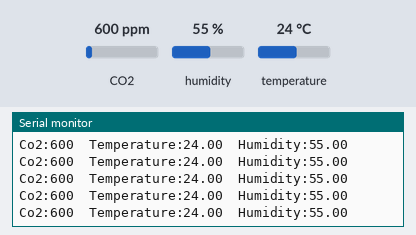
Recording of a sketch running on a simulated ESP8266 (NodeMCU). Parts: the last lines printed to the serial monitor. Inputs (shaded band) come from the test bench; at power-on: CO2 600 ppm, humidity 55 %, temperature 24 °C. WiFi joins after 1.5 s; servers stay silent unless stated.

Above: at 2.7 s.
2.8 s: CO2 set to 452 ppm
At 2.82 s:
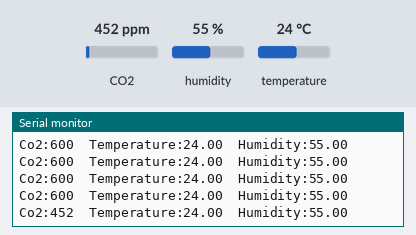
4.3 s: humidity set to 22 %
At 4.34 s:
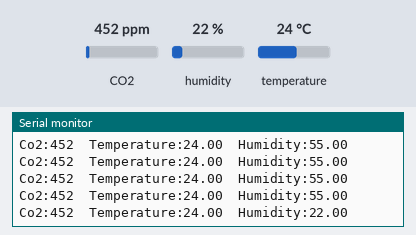
5.8 s: temperature set to 12 °C
At 5.86 s:
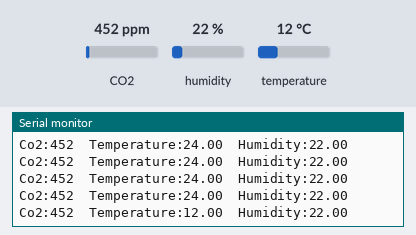

The sketch:

HelloServerWithScd4x002.ino
```cpp
#include <ESP8266WiFi.h>
//#include <ESP8266WebServer.h>

#include <Arduino.h>
#include <SensirionI2CScd4x.h>
#include <Wire.h>

SensirionI2CScd4x scd4x;

//ESP8266WebServer server(80);
WiFiServer server(80);

uint16_t global_co2 = 0;


void printUint16Hex(uint16_t value) {
    Serial.print(value < 4096 ? "0" : "");
    Serial.print(value < 256 ? "0" : "");
    Serial.print(value < 16 ? "0" : "");
    Serial.print(value, HEX);
}

void printSerialNumber(uint16_t serial0, uint16_t serial1, uint16_t serial2) {
    Serial.print("Serial: 0x");
    printUint16Hex(serial0);
    printUint16Hex(serial1);
    printUint16Hex(serial2);
    Serial.println();
}

IRAM_ATTR void SendData()
{
    //char cstr[16];
    //sprintf(cstr, "%d", global_co2);
    //server.send(200, "text/plain", cstr);
}

void setupSensirion()
{
Wire.begin();

    uint16_t error;
    char errorMessage[256];

    scd4x.begin(Wire);

    // stop potentially previously started measurement
    error = scd4x.stopPeriodicMeasurement();
    if (error) {
        Serial.print("Error trying to execute stopPeriodicMeasurement(): ");
        errorToString(error, errorMessage, 256);
        Serial.println(errorMessage);
    }

    uint16_t serial0;
    uint16_t serial1;
    uint16_t serial2;
    error = scd4x.getSerialNumber(serial0, serial1, serial2);
    if (error) {
        Serial.print("Error trying to execute getSerialNumber(): ");
        errorToString(error, errorMessage, 256);
        Serial.println(errorMessage);
    } else {
        printSerialNumber(serial0, serial1, serial2);
    }

    // Start Measurement
    error = scd4x.startPeriodicMeasurement();
    if (error) {
        Serial.print("Error trying to execute startPeriodicMeasurement(): ");
        errorToString(error, errorMessage, 256);
        Serial.println(errorMessage);
    }

    Serial.println("Waiting for first measurement... (5 sec)");
}


void setup() {
  ESP.wdtEnable(65000);

      Serial.begin(115200);
    while (!Serial) {
        delay(100);
    }
    setupSensirion();
  Serial.println("ESP starts");

  //WiFi.setOutputPower(19.25);
  WiFi.setOutputPower(18);

  WiFi.mode(WIFI_STA);
  //WiFi.begin("Panfilova_85","70544500z");

  WiFi.begin("Galaxy A12 Vlad","london3231");
  Serial.print("Connecting...");
  while(WiFi.status()!=WL_CONNECTED){ //Loop which makes a point every 500ms until the connection process has finished
    delay(500);
    Serial.print(".");
  }
  Serial.println();
  Serial.print("Connected! IP-Address: ");
  Serial.println(WiFi.localIP()); //Displaying the IP Address


  //server.keepAlive(false);
/*
  server.onNotFound([](){
    server.send(404, "text/plain", "Link was not found!");
  });

  server.on("/", SendData);
*/
  server.begin();
}

void sensirionLoop() {
    uint16_t error;
    char errorMessage[256];

    delay(100);

    // Read Measurement
    uint16_t co2 = 0;
    float temperature = 0.0f;
    float humidity = 0.0f;
    bool isDataReady = false;
    error = scd4x.getDataReadyFlag(isDataReady);
    if (error) {
        Serial.print("Error trying to execute getDataReadyFlag(): ");
        errorToString(error, errorMessage, 256);
        Serial.println(errorMessage);
        return;
    }
    if (!isDataReady) {
        return;
    }
    error = scd4x.readMeasurement(co2, temperature, humidity);
    if (error) {
        Serial.print("Error trying to execute readMeasurement(): ");
        errorToString(error, errorMessage, 256);
        Serial.println(errorMessage);
    } else if (co2 == 0) {
        Serial.println("Invalid sample detected, skipping.");
    } else {
        Serial.print("Co2:");
        Serial.print(co2);
        Serial.print("\t");
        Serial.print("Temperature:");
        Serial.print(temperature);
        Serial.print("\t");
        Serial.print("Humidity:");
        Serial.println(humidity);
    }

    global_co2 = co2;
}

IRAM_ATTR void loop() {
   //ESP.wdtDisable();
   ESP.wdtFeed();
  //server.handleClient();
WiFiClient client = server.accept();
  if (client) {

  //client.setTimeout(5000);  // default is 1000

  // Read the first line of the request
  //String req = client.readStringUntil('\r');
  /*Serial.println(F("request: "));
  Serial.println(req);

  // Match the request
  int val;
  if (req.indexOf(F("/gpio/0")) != -1) {
    val = 0;
  } else if (req.indexOf(F("/gpio/1")) != -1) {
    val = 1;
  } else {
    Serial.println(F("invalid request"));
    val = digitalRead(LED_BUILTIN);
  }

  // Set LED according to the request
  digitalWrite(LED_BUILTIN, val);*/

  // read/ignore the rest of the request
  // do not client.flush(): it is for output only, see below
  while (client.available()) {
    // byte by byte is not very efficient
    ESP.wdtFeed();
    client.read();
  }

  //char data[] = { "HTTP/1.1 200 OK\r\nContent-Type: text/plain\r\nContent-Length: 5\r\n\r\n12345" };
  char data[] = { "HTTP/1.1 200 OK\r\nContent-Type: text/plain\r\nContent-Length: 5\r\nConnection: close\r\n\r\n12345" };

  int value = global_co2;
  //int value = 0;

  if (value <= 0)
  {
    data[59] = '1';
    data[59 + 19 + 5] = '0';
    data[59 + 19 + 6] = 0;
  }
  else if (value >= 99999)
  {
    data[59] = '5';
    data[59 + 19 + 5] = '9';
    data[59 + 19 + 6] = '9';
    data[59 + 19 + 7] = '9';
    data[59 + 19 + 8] = '9';
    data[59 + 19 + 9] = '9';
    data[59 + 19 + 10] = 0;
  }
  else
  {
    int len = 0;
    char temp[5]{};
    while (value > 0)
    {
      //data[59 + 5 + len] = value % 10 + 0x30;
      temp[len] = value % 10 + 0x30;
      value = value / 10;
      len = len + 1;
    }

    for (int i = 0; i < len; i++)
    {
      data[59 + 19 + 5 + i] = temp[len - i - 1];
    }

    data[59 + 19 + 5 + len] = 0;

    data[59] = len + 0x30;
  }


  client.print(data);
  }

ESP.wdtFeed();
  sensirionLoop();
}
```

Measured:
- after the input at 2.8 s, the serial monitor: prints a new line at once (image 1)
- after the input at 4.3 s, the serial monitor: prints a new line at once (image 2)
- after the input at 5.8 s, the serial monitor: prints a new line after 0.06 s (image 3)
